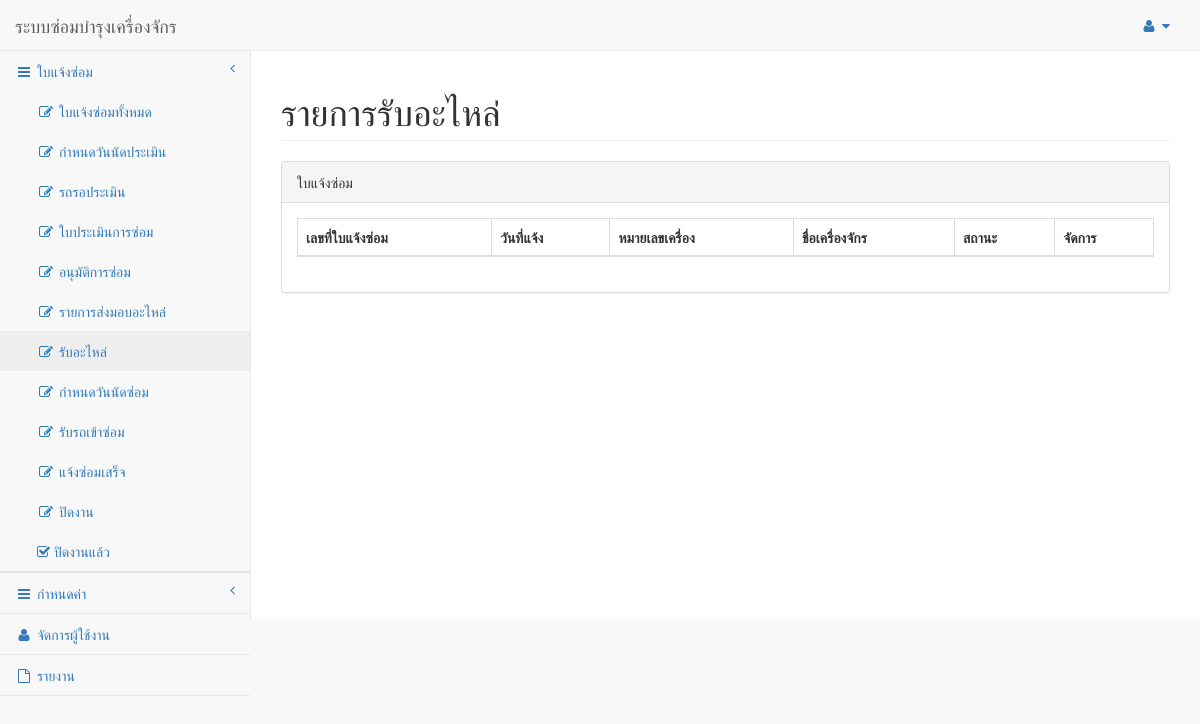
The page /GetParts/ListGetParts.php on the database as committed earlier.
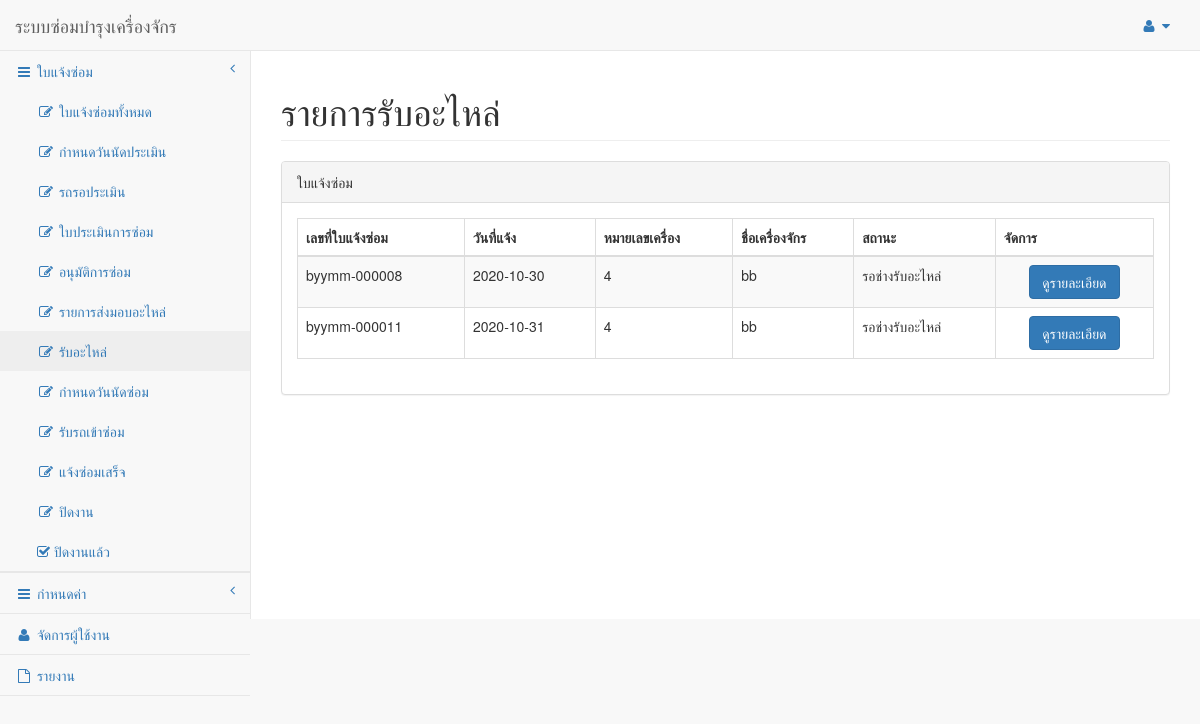
The same page on the database as committed later.
### tables this page shows
CREATE TABLE `tdoctmajob` (
  `XVMajDocNo` varchar(13) NOT NULL,
  `XVMajWhoInformant` varchar(100) NOT NULL,
  `XVMajStatus` varchar(30) NOT NULL,
  `XVMaCarStatus` varchar(200) NOT NULL,
  `XVMajFinishRmk` varchar(150) NOT NULL,
  `XVMajDocStatus` varchar(1) NOT NULL,
  `XVMajNumber` varchar(100) NOT NULL,
  `XVMajSub-district` varchar(100) NOT NULL,
  `XVMajDistrict` varchar(100) NOT NULL,
  `XVMajProvince` varchar(100) NOT NULL,
  `XVVehCode` int(5) NOT NULL
);

CREATE TABLE `tdoctmajobdate` (
  `XVMajDocNo` varchar(13) NOT NULL,
  `XDMajEstAppPlanDate` datetime NOT NULL,
  `XDMajEstActualDate` datetime NOT NULL,
  `XDMajDate` date NOT NULL,
  `XDMajSpareDate` date NOT NULL,
  `XDMaPickupAppPlanDate` datetime NOT NULL,
  `XDMajRepairAppPlanDate` datetime NOT NULL,
  `XDMajRepairActualDate` datetime NOT NULL,
  `XDMajPickupActualDate` datetime NOT NULL,
  `XDMajFinishDate` datetime NOT NULL,
  `XDMajConfirmDate` datetime NOT NULL,
  `XDMajSendTime` datetime NOT NULL,
  `XDMajKeyTime` datetime NOT NULL,
  `XDMajFinishRepairDate` datetime NOT NULL,
  `XDMajFinishEstDate` datetime NOT NULL
);

CREATE TABLE `tmstvehicle` (
  `XVVehCode` int(5) NOT NULL,
  `XVVehName` varchar(50) NOT NULL,
  `XVVehRegistration` varchar(50) NOT NULL,
  `XVVehNumber` varchar(50) NOT NULL,
  `XVVehMango` varchar(50) NOT NULL,
  `XVVehBrand` varchar(50) NOT NULL,
  `XVVehModel` varchar(50) NOT NULL,
  `XVVehChassisNumber` varchar(50) NOT NULL,
  `XVVehEngineNumber` varchar(50) NOT NULL,
  `XVVehTypeCode` int(5) DEFAULT NULL,
  `XVDptCode` int(5) DEFAULT NULL
);

### GetParts/ListGetParts.php (the view, shortened to what this page needs)
<!DOCTYPE html>
<html lang="en">
<head>
    <link href="../vendor/bootstrap/css/bootstrap.min.css" rel="stylesheet">
    <link href="../vendor/metisMenu/metisMenu.min.css" rel="stylesheet">
    <link href="../vendor/datatables/css/dataTables.bootstrap.css" rel="stylesheet">
    <link href="../vendor/datatables-responsive/dataTables.responsive.css" rel="stylesheet">
    <link href="../dist/css/sb-admin-2.css" rel="stylesheet">
    <link href="../vendor/font-awesome/css/font-awesome.min.css" rel="stylesheet" type="text/css">
</head>
<body>
    <?php include '../Template/templsidebar.php';
    ?>
    <div id="wrapper">
        <div id="page-wrapper">
            <div class="row">
                <div class="col-lg-12">
                    <h1 class="page-header">รายการรับอะไหล่</h1>
                </div>
            </div>
            <div class="row">
                <div class="col-lg-12">
                    <div class="panel panel-default">
                        <div class="panel-heading">
                            ใบแจ้งซ่อม
                        </div>
                        <div class="panel-body">
                            <table width="100%" class="table table-striped table-bordered table-hover"
                                id="dataTables-example">
                                <thead>
                                    <tr>
                                        <th>เลขที่ใบแจ้งซ่อม</th>
                                        <th>วันที่แจ้ง</th>
                                        <th>หมายเลขเครื่อง</th>
                                        <th>ชื่อเครื่องจักร</th>
                                        <th>สถานะ</th>
                                        <th>จัดการ</th>
                                    </tr>
                                </thead>
                                <tbody>
                                    <?php
                                    include "../database/connect.php";
     $sql = " SELECT m.XVMajDocNo, d.XDMajDate, m.XVVehCode, v.XVVehName, m.XVMajStatus, m.XVMajDocStatus
     FROM  tdoctmajob m, tdoctmajobdate d, tmstvehicle v
     WHERE m.XVMajDocNo = d.XVMajDocNo
     AND m.XVVehCode = v.XVVehCode
     AND m.XVMajStatus = 'รอช่างรับอะไหล่' ";
    $result = mysqli_query($connect,$sql) or die(mysqli_query($connect));
    $count = 1;
    while ($row=mysqli_fetch_array($result)){
?>
                                    <tr class="odd gradeA">
                                    <td><?php echo $row["XVMajDocNo"];?></td>
                                        <td><?php echo $row["XDMajDate"];?></td>
                                        <td><?php echo $row["XVVehCode"];?></td>
                                        <td><?php echo $row["XVVehName"];?></td>
                                        <td><?php echo $row["XVMajStatus"];?></td>
                                        <td align="center"><a class='btn btn-primary editbtn' href="GetParts.php?id=<?php echo $row["XVMajDocNo"] ?>"
                                                >ดูรายละเอียด</a></td>
                                    </tr>
                                    <?php $count++;} ?>
                                </tbody>
                            </table>
                        </div>
                    </div>
                </div>
            </div>
        </div>
    </div>
</body>
</html>

Rows that differ between the two databases and show on the page:
added tdoctmajob: XVMajDocNo "byymm-000008", tdoctmajobdate.XDMajDate "2020-10-30", XVVehCode "4", XVVehCode.XVVehName "bb", XVMajStatus "รอช่างรับอะไหล่"
added tdoctmajob: XVMajDocNo "byymm-000011", tdoctmajobdate.XDMajDate "2020-10-31", XVVehCode "4", XVVehCode.XVVehName "bb", XVMajStatus "รอช่างรับอะไหล่"
